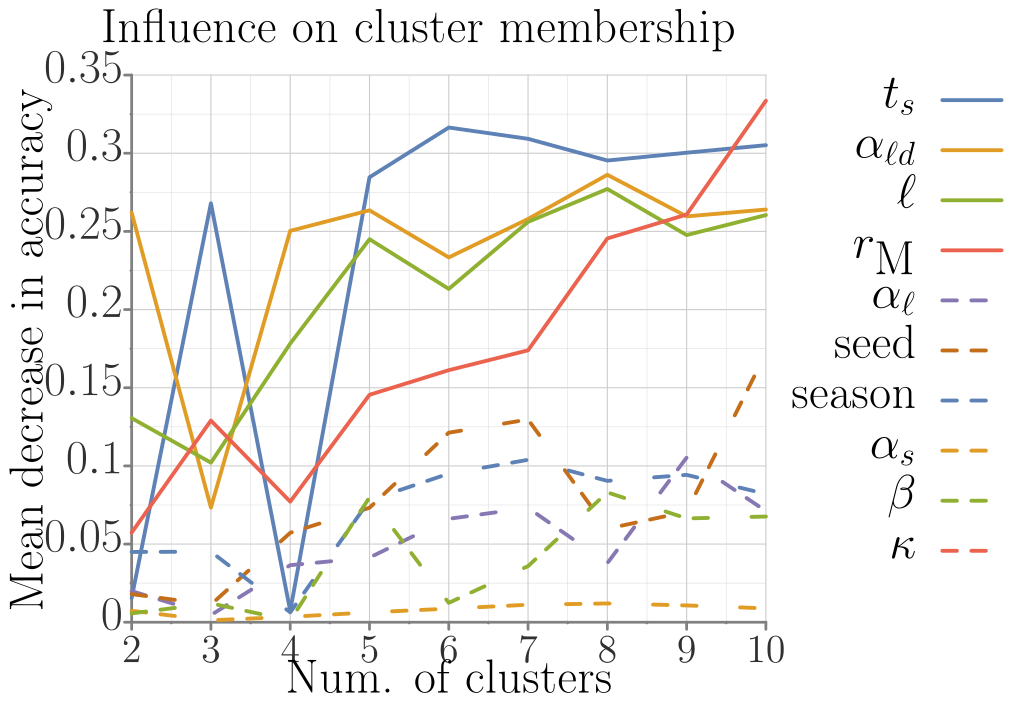

This figure's gnuplot source:
##### terminal
clear
# set loadpath '~/Dropbox/proj/gp/src'
set term tikz standalone size 12.5cm,8.75cm font ",14" gparrows scale 2,2 textscale 2
set datafile separator ','

##### output
set output 'rf_k_kmeans_mse.tex'

##### bg: bg color, axes, grid, tics
##### http://www.colourlovers.com/palette/268142/Danger_Mouse
Danger='#F84934'; # red
Shoes='#4D5E5F'; # grey
##### Rand Olson
roBlue='#1F77B4';
roRed='#D62728';
# border
set style line 21 lt 1 lc rgb '#808080' 
set border 3 back ls 21 lw 5
# grid
set style line 22 lt 2 lc rgb '#CCCCCC' lw 2
set style line 23 lt 2 lc rgb '#DDDDDD' lw 1
set grid xtics mxtics ytics mytics back ls 22, ls 23
# tics
set tics textcolor rgb '#303030'
set tics nomirror out scale 1,.1
set mxtics 2
set mytics 2

##### load default linestyles
set style increment user
# taken care of in terminal
do for [i=1:15] { set style line i lt 1 lw 7 }

##### line colors
# mathematica default
DarkBlue= '#5e82b5'
Orange=   '#e09c24'
Green=    '#8fb030'
Red=      '#eb634f'
Purple=   '#8778b3'
Brown=    '#c46e1a'
LightBlue='#5c9ec7'
Yellow=   '#FDBF6F'
MATHEMATICA="#5e82b5 #e09c24 #8fb030 #eb634f #8778b3 #c46e1a #5c9ec7 #FDBF6F"
do for[i=1:8] {set style line i lc rgb word(MATHEMATICA,i)}
####

##### data style
set style data lines

# NOTE: offsets should be a function of font sizes
##### key
set key t l Left spacing 2 width 5 opaque font ",18"

##### tics (note that tics are also set in theme)
set xtics font ",18" offset 0,.2
set ytics font ",18" offset 1.5,0

##### plot
set title font ",18" "Influence on cluster membership" offset -3,.3
set xlabel "Num. of clusters" offset 0,0 font ",18"
set ylabel "Mean decrease in accuracy" offset -2,0 font ",18"


        set yrange [0:];        set key out Right spacing 2.3 t r;        set ytics offset 2,0;        set xtics offset 0,-.5;        set xlabel offset 0,-.8;        set xtics font ",15";

plot             'par_start.csv' u 1:3 ls 1 t columnheader(1),             'par_ald.csv' u 1:3 ls 2 t columnheader(1),             'par_l.csv' u 1:3 ls 3 t columnheader(1),             'par_moore.csv' u 1:3 ls 4 t columnheader(1),             'par_local.csv' u 1:3 ls 5 dt 7 t columnheader(1),             'par_seed.csv' u 1:3 ls 6 dt 7 t columnheader(1),             'par_season.csv' u 1:3 ls 1 dt 7 t columnheader(1),             'par_short.csv' u 1:3 ls 2 dt 7 t columnheader(1),             'par_beta.csv' u 1:3 ls 3 dt 7 t columnheader(1),             'par_kappa.csv' u 1:3 ls 4 dt 7 t columnheader(1)             

#set term x11 reset;
